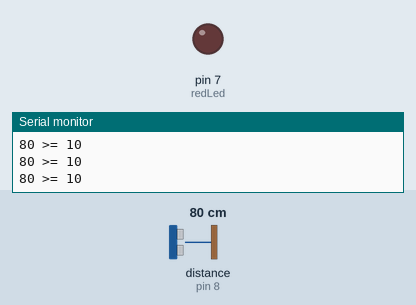
Recording of a sketch running on a simulated Arduino Uno, built with avr-gcc and run on an emulated ATmega328P. On the bench: output pins drawn as LEDs (lit = HIGH), the last lines printed to the serial monitor. The inputs (shaded band) are chosen by the test bench; at power-on: distance to the obstacle (sensor on pin 8) 80 cm.

Above: at 1.2 s.
1.3 s: distance to the obstacle (sensor on pin 8) set to 12 cm
2.8 s: distance to the obstacle (sensor on pin 8) set to 9 cm
At 4.0 s:
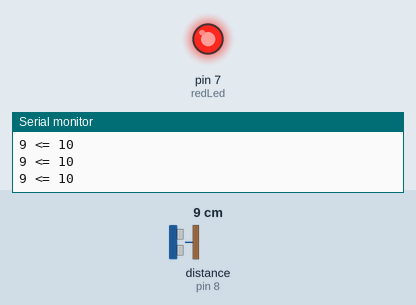
4.3 s: distance to the obstacle (sensor on pin 8) set to 18 cm
At 5.4 s:
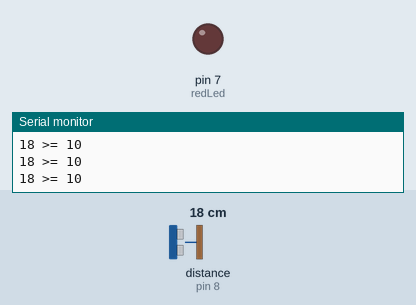
5.8 s: distance to the obstacle (sensor on pin 8) set to 2 cm
At 7.2 s:
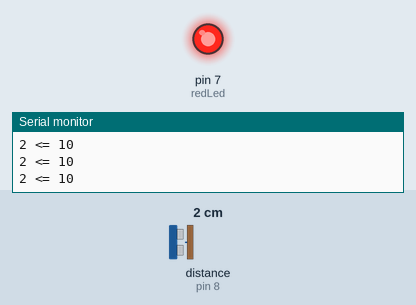
Timing chart, 0 to 8.3 s (numbered marks = the images above; inputs shaded):
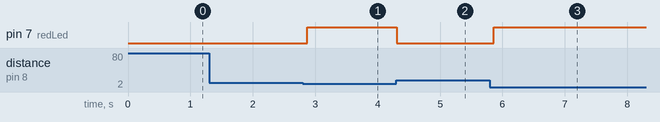

Measured:
- the behaviour switches between 11 and 10 cm on distance to the obstacle (sensor on pin 8) (found by bisection; images 0 and 1)
- after the input at 2.8 s, pin 7 (redLed): LOW → HIGH after 0.07 s
- after the input at 4.3 s, pin 7 (redLed): HIGH → LOW at once
- after the input at 5.8 s, pin 7 (redLed): LOW → HIGH after 0.06 s

The sketch:

UltrasonicLedOnOff.ino
```cpp
#include <Ultrasonic.h>

int redLed = 7;
int blueLed = 6;
Ultrasonic ultrasonic(9,8);

void setup() {
  // put your setup code here, to run once:
  Serial.begin(9600);

  pinMode(redLed, OUTPUT);
//  pinMode(blueLed, OUTPUT);
}

void loop() {
  // put your main code here, to run repeatedly:
  Serial.print(ultrasonic.Ranging(CM));
//  Serial.println(" cm");
  if (ultrasonic.Ranging(CM) <= 10) {
//    analogWrite(redLed, HIGH);
    digitalWrite(redLed, HIGH);
    Serial.println(" <= 10");
  } else {
//    analogWrite(redLed, LOW);
    digitalWrite(redLed, LOW);
    Serial.println(" >= 10");
  }
//  analogWrite(redLed, HIGH);
//  digitalWrite(redLed, HIGH);
//  analogWrite(redLed, LOW);
  delay(100);
}
```
